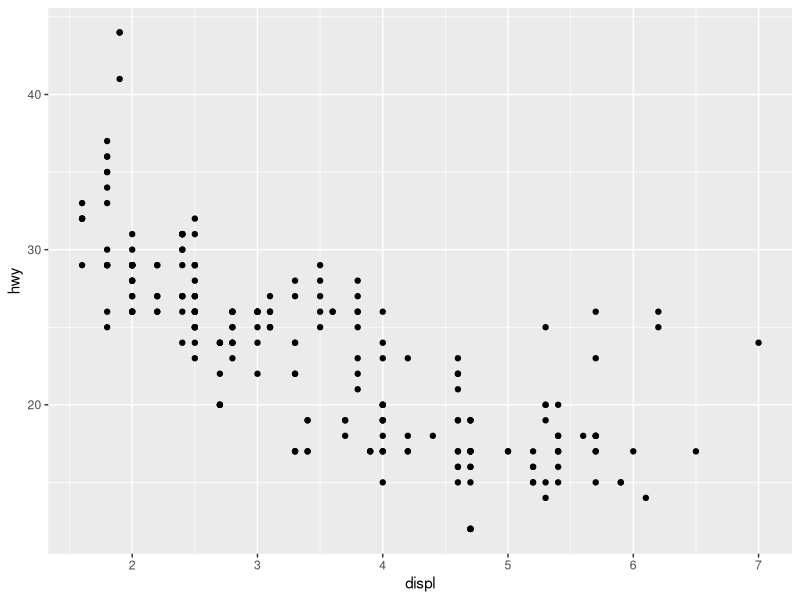
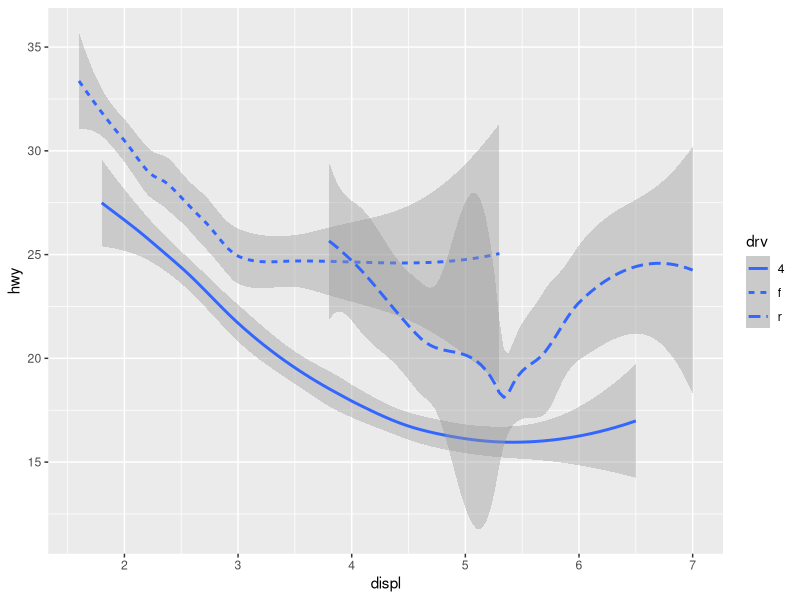
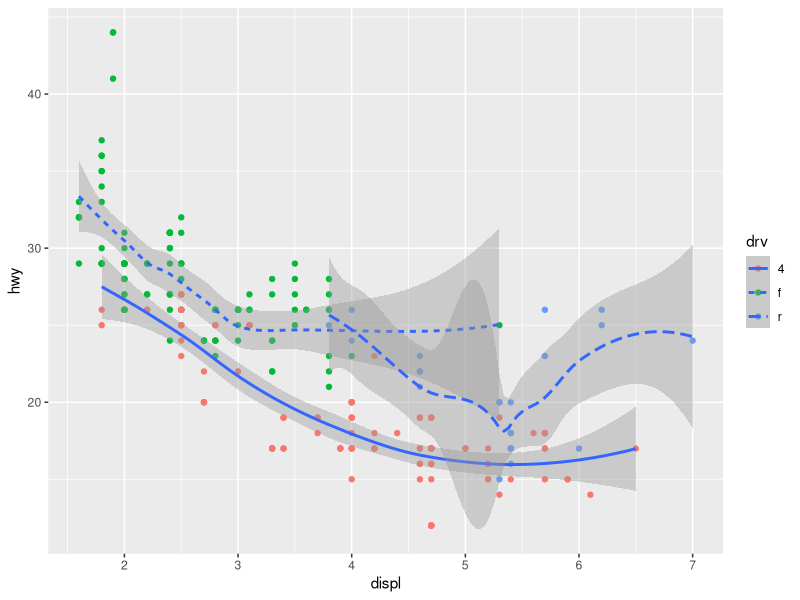
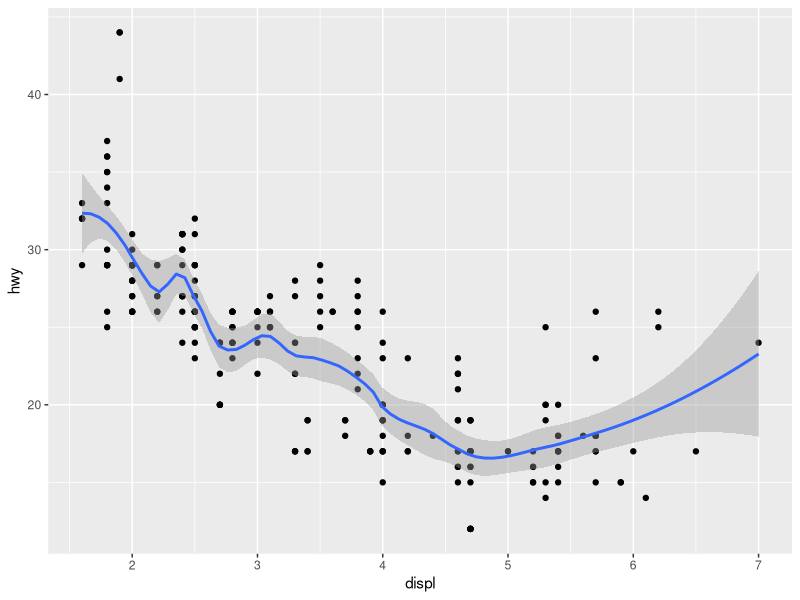
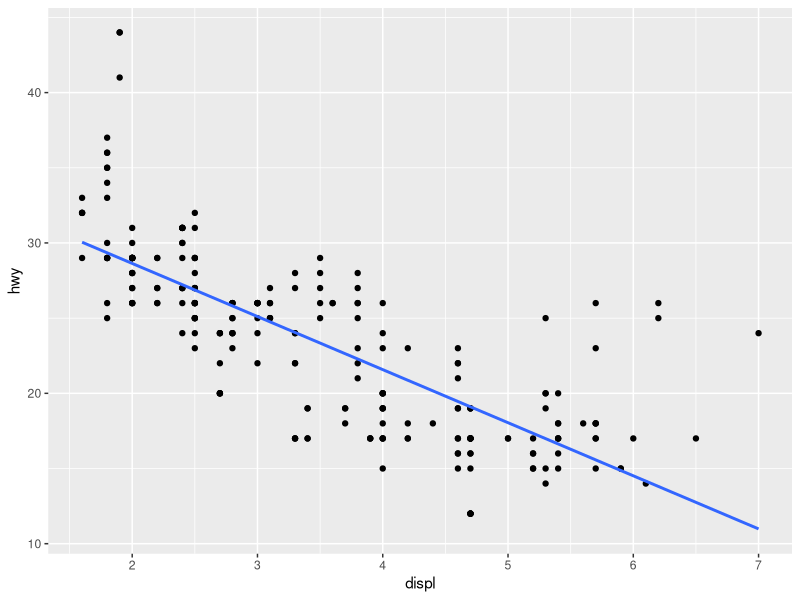
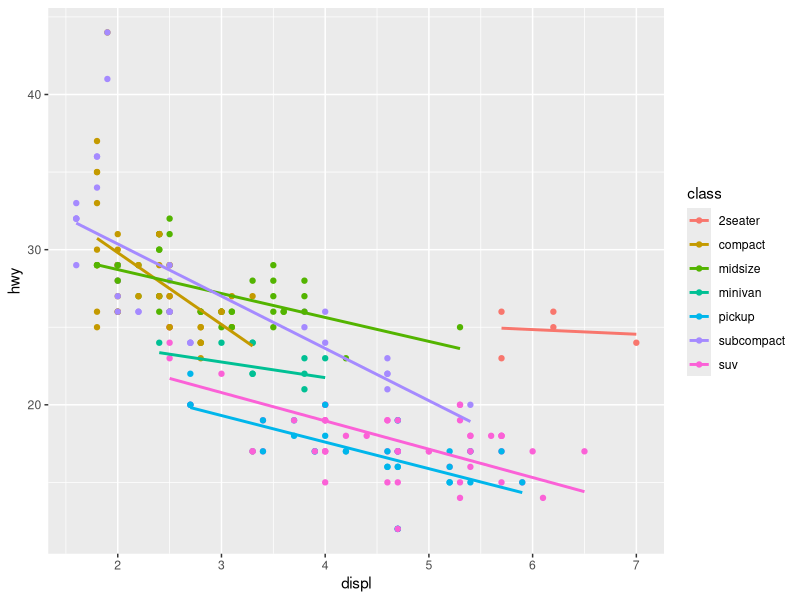
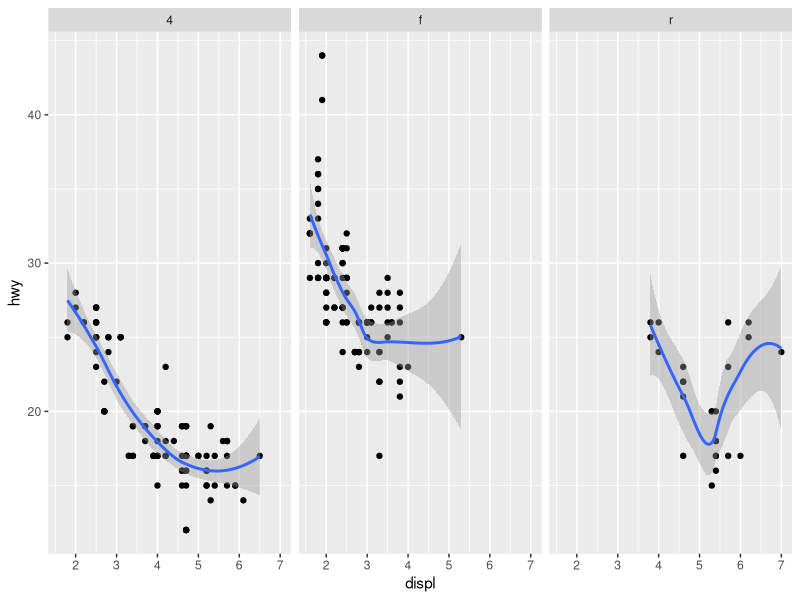
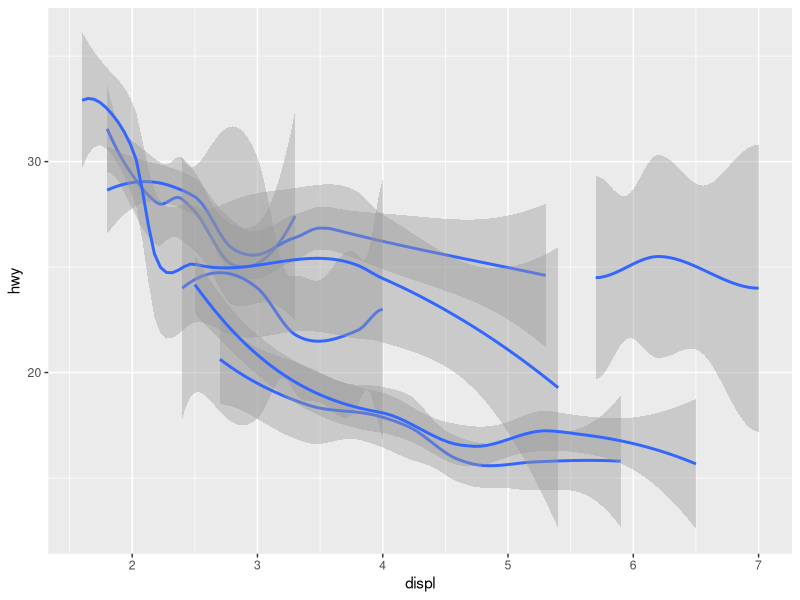

Recreate these plots in R, in order. (Note: this script raises an error after producing the figures.)
library(tidyverse)
mpg
ggplot(data = mpg)+
  geom_point(mapping = aes(x=displ,y=hwy))
ggplot(data = mpg) + 
  geom_smooth(mapping = aes(x = displ, y = hwy, linetype = drv))
ggplot(data=mpg)+
  geom_point(mapping = aes(x=displ,y=hwy,colour=drv))+
  geom_smooth(mapping = aes(x=displ,y=hwy,linetype=drv))
?geom_smooth
ggplot(mpg, aes(displ, hwy)) +
  geom_point() +
  geom_smooth(span = 0.3)
ggplot(mpg, aes(displ, hwy)) +
  geom_point() +
  geom_smooth(method = "lm", se = FALSE)
ggplot(mpg, aes(displ, hwy, colour = class)) +
  geom_point() +
  geom_smooth(se = FALSE, method = "lm")
ggplot(mpg, aes(displ, hwy)) +
  geom_point() +
  geom_smooth(span = 0.8) +
  facet_wrap(~drv)
ggplot(data = mpg) +
  geom_smooth(mapping = aes(x = displ, y = hwy, group = class))
ggplot(data = mpg) +
  geom_smooth(
    mapping = aes(x = displ, y = hwy, color = drv),
  )
ggplot(data = mpg) +
  geom_smooth(
    mapping = aes(x = displ, y = hwy, color = drv),
    show.legend = FALSE
  )
ggplot(data = mpg, mapping = aes(x = displ, y = hwy)) + 
  geom_point(mapping = aes(color = class)) + 
  geom_smooth()
ggplot(data = mpg, mapping = aes(x = displ, y = hwy)) + 
  geom_point(mapping = aes(color = class)) + 
  geom_smooth(data = filter(mpg, class == "subcompact"), se = FALSE)
ggplot(data = mpg, mapping = aes(x = displ, y = hwy, color = drv)) + 
  geom_point() + 
  geom_smooth(se = FALSE)
ggplot(data = mpg, mapping = aes(x = displ, y = hwy, color = drv)) + 
  geom_point() + 
  geom_smooth()
#2017.12.22
install.packages("tidyverse")
library(tidyverse)
install.packages(c("nycflights13","gapminder","Lahman"))
library(tidyverse)
ggplot(data = mpg) + 
     geom_point(mapping = aes(x = displ, y = hwy)) + 
     facet_wrap(~ class, nrow = 2)
ggplot(data = mpg) + 
       geom_point(mapping = aes(x = displ, y = hwy)) + 
       facet_grid(. ~ cyl)
ggplot(data = mpg) + 
  geom_point(mapping = aes(x = drv, y = cyl))
ggplot(data = mpg) + 
       geom_point(mapping = aes(x = displ, y = hwy)) + 
       facet_grid(drv ~ cyl)
ggplot(data = mpg) + 
  geom_point(mapping = aes(x = displ, y = hwy)) +
  facet_grid(drv ~ .)
ggplot(data = mpg) + 
  geom_point(mapping = aes(x = displ, y = hwy)) +
  facet_grid(. ~ cyl)
ggplot(data = mpg) + 
  geom_point(mapping = aes(x = displ, y = hwy)) + 
  facet_wrap(~ class, nrow = 2)
?facet_wrap
ggplot(mpg, aes(displ, hwy)) +
  geom_point() +
  facet_wrap(~ cyl + drv)
ggplot(mpg, aes(displ, hwy)) +
  geom_point() +
  facet_wrap(c("cyl", "drv"))
ggplot(mpg, aes(displ, hwy)) +
  geom_point() +
  facet_wrap(c("cyl", "drv"), labeller = "label_both")
mpg$class2 <- reorder(mpg$class, mpg$displ)
ggplot(mpg, aes(displ, hwy)) +
  geom_point() +
  facet_wrap(~class2)
ggplot(mpg, aes(displ, hwy)) +
  geom_point() +
  facet_wrap(~class, scales = "free")
ggplot(mpg, aes(displ, hwy)) +
  geom_point(data = transform(mpg, class = NULL), colour = "grey85") +
  geom_point() +
  facet_wrap(~class)
ggplot(data = mpg) + 
  geom_point(mapping = aes(x = displ, y = hwy))
ggplot(data = mpg) + 
  geom_smooth(mapping = aes(x = displ, y = hwy))
ggplot(data = mpg) + 
  geom_smooth(mapping = aes(x = displ, y = hwy, linetype = drv))
?geom_smooth
ggplot(mpg, aes(displ, hwy)) +
  geom_point() +
  geom_smooth()
ggplot(mpg, aes(displ, hwy)) +
  geom_point() +
  geom_smooth(span = 0.3)
ggplot(mpg, aes(displ, hwy)) +
  geom_point() +
  geom_smooth(method = "lm", se = FALSE)
ggplot(mpg, aes(displ, hwy)) +
  geom_point() +
  geom_smooth(method = "lm", formula = y ~ splines::bs(x, 3), se = FALSE)
ggplot(mpg, aes(displ, hwy, colour = class)) +
  geom_point() +
  geom_smooth(se = FALSE, method = "lm")
ggplot(mpg, aes(displ, hwy)) +
  geom_point() +
  geom_smooth(span = 0.8) +
  facet_wrap(~drv)
ggplot(data = mpg) +
  geom_smooth(mapping = aes(x = displ, y = hwy))
ggplot(data = mpg) +
  geom_smooth(mapping = aes(x = displ, y = hwy, group = drv))
ggplot(data = mpg) +
  geom_smooth(
    mapping = aes(x = displ, y = hwy, color = drv)
  )
ggplot(data = mpg) +
  geom_smooth(
    mapping = aes(x = displ, y = hwy, color = drv),
    show.legend = FALSE
  )
ggplot(data = mpg, mapping = aes(x = displ, y = hwy)) + 
  geom_point() + 
  geom_smooth()
ggplot(mpg, aes(displ, hwy)) + 
  geom_point() + 
  geom_smooth()
ggplot(data = mpg, mapping = aes(x = displ, y = hwy)) + 
  geom_point(mapping = aes(color = class)) + 
  geom_smooth()
ggplot(data = mpg, mapping = aes(x = displ, y = hwy)) + 
  geom_point(mapping = aes(color = class)) + 
  geom_smooth(mapping = aes(color = class))
ggplot(data = mpg, mapping = aes(x = displ, y = hwy)) + 
  geom_point(mapping = aes(color = class)) + 
  geom_smooth(data = filter(mpg, class == "subcompact"))

ggplot(data = mpg, mapping = aes(x = displ, y = hwy)) + 
  geom_point(mapping = aes(color = class)) + 
  geom_smooth(data = filter(mpg, class == "subcompact"), se = FALSE)
ggplot(data = mpg, mapping = aes(x = displ, y = hwy, color = drv)) + 
  geom_point() + 
  geom_smooth(se = FALSE)
ggplot() + 
  geom_point(data = mpg, mapping = aes(x = displ, y = hwy)) + 
  geom_smooth(data = mpg, mapping = aes(x = displ, y = hwy))

ggplot(data = mpg, mapping = aes(x = displ, y = hwy)) + 
  geom_point(mapping = aes(size = 0.01), show.legend = FALSE) + 
  geom_smooth(mapping = aes(group = drv), se = FALSE)

ggplot(data = mpg, mapping = aes(x = displ, y = hwy, color = drv)) + 
  geom_point() +
  geom_smooth(se = FALSE)

ggplot(data = mpg, mapping = aes(x = displ, y = hwy)) + 
  geom_point(mapping = aes(color = drv)) +
  geom_smooth(se = FALSE)

ggplot(data = mpg, mapping = aes(x = displ, y = hwy)) + 
  geom_point(mapping = aes(color = drv)) +
  geom_smooth(mapping = aes(linetype = drv), se = FALSE)

?geom_point
ggplot(mtcars, aes(wt, mpg)) +
  geom_point(shape = 21, colour = "black", fill = "white", size = 1, stroke = 2)

ggplot(data = diamonds) + 
  geom_bar(mapping = aes(x = cut))
?geom_bar
ggplot(mpg, aes(class))+
  geom_bar(aes(fill = drv), position = "fill")
ggplot(df, aes(trt, outcome)) +
  geom_col()
ggplot(mpg, aes(reorder_size(class))) + geom_bar()

demo <- tribble(
  ~cut,         ~freq,
  "Fair",       1610,
  "Good",       4906,
  "Very Good",  12082,
  "Premium",    13791,
  "Ideal",      21551
)

ggplot(data = demo) +
  geom_bar(mapping = aes(x = cut, y = freq), stat = "identity")
ggplot(data = diamonds) + 
  geom_bar(mapping = aes(x = cut, y = ..prop.., group = 1))
ggplot(data = diamonds) + 
  stat_summary(
    mapping = aes(x = cut, y = depth),
    fun.ymin = min,
    fun.ymax = max,
    fun.y = median
  )
